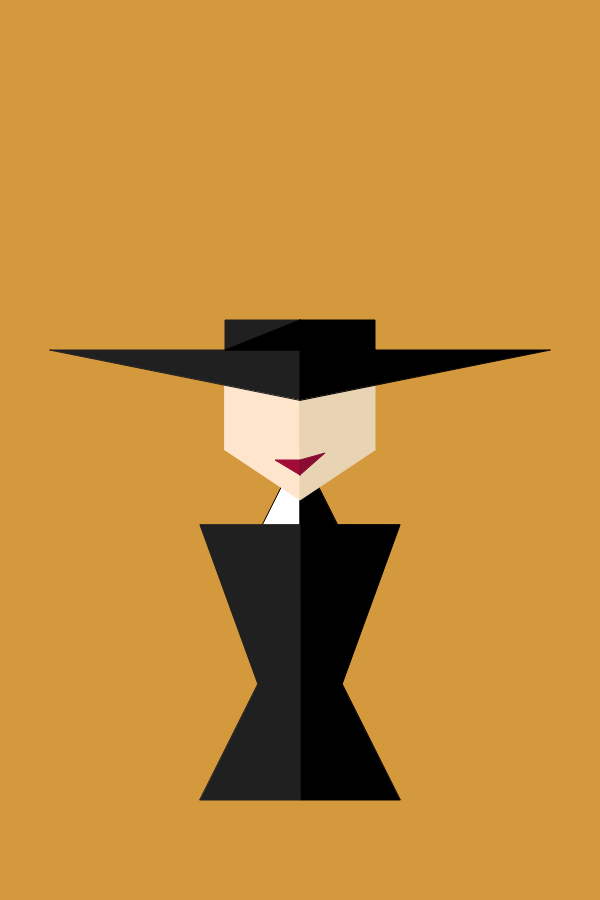
Frame 1 (no input)
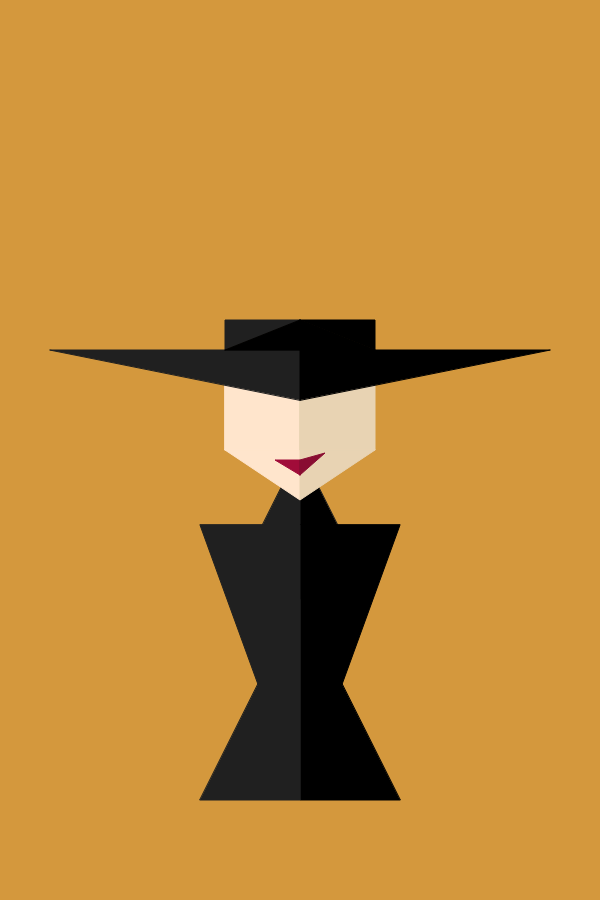
Frame 60 (no input)
Frame 120 (the mouse pressed at the canvas centre since frame 60): identical to frame 60, image omitted

The p5.js sketch that drew these frames (run headless with seeded random() and noise() and a simulated clock; from frame 60 on, the mouse is pressed at the canvas centre):

// p5.js sketch
// ── sketch.js

function setup(){
  // canvas for portrait
  createCanvas( 600, 900 );
}
function draw(){
  // background color
  background( 'rgb( 212, 152, 61)');
  // neck
  triangle( 300, 450, 300, 550, 250, 550);
  fill( 0, 0, 0,);
  triangle( 300, 450, 300, 550, 350, 550);
  // face left side
  fill( 'rgb( 255, 229, 204)');
  stroke( 'rgb( 255, 229, 204)');
  triangle( 300, 450, 300, 500, 225, 450);
  rect( 225, 350, 75, 100);
  // shadow side o face (right side)
  fill( 'rgb( 232, 211, 179)');
  stroke( 'rgb( 232, 211, 179)');
  triangle( 300, 450, 300, 500, 375, 450);
  rect( 300, 350, 75, 100);
  // smirk left side
  fill( 'rgb( 161, 12, 57)');
  stroke( 'rgb( 161, 12, 57)');
  triangle( 300, 460, 275, 460, 300, 475);
  // smirk right side
  fill( 'rgb( 137, 13, 50)');
  stroke( 'rgb( 137, 13, 50)');
  triangle( 300, 460, 325, 453, 300, 475);
  // hat
  fill( 32, 32, 32);
  stroke( 32, 32, 32);
  triangle( 50, 350, 300, 350, 300, 400);
  fill( 0, 0, 0);
  stroke( 0, 0, 0,);
  triangle( 550, 350, 300, 350, 300, 400);
  fill( 'rgb( 32, 32, 32)');
  stroke( 'rgb( 32, 32, 32)');
  triangle( 225, 350, 225, 320, 300, 320);
  fill( 'rgb( 0, 0, 0)');
  stroke( 'rgb( 0, 0, 0)');
  triangle( 225, 350, 300, 320, 375, 350);
  triangle( 300, 320, 375, 320, 375, 350);
  // body left side
  triangle( 300, 525, 300, 800, 400, 525);
  triangle( 300, 600, 300, 800, 400, 800);
  // body right side
  fill( 'rgb( 32, 32, 32)');
  stroke( 'rgb( 32, 32, 32)');
  triangle( 300, 600, 300, 800, 200, 800);
  triangle( 300, 525, 300, 800, 200, 525);




}
